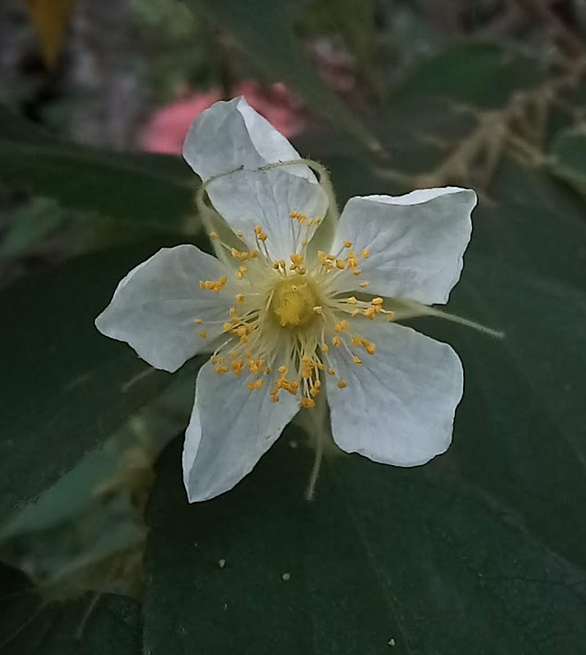
#> input picture imageprocessing/flower.png, 586 x 655 px
$ jupyter execute 09_histogram_equalization.ipynb
#> lines starting #> are read from the running program, lines starting #| are printed output that depends on the picture
[cell 1]
# import Opencv
import cv2

# import Numpy
import numpy as np

# read a image using imread
img = cv2.imread('flower.png', 0)
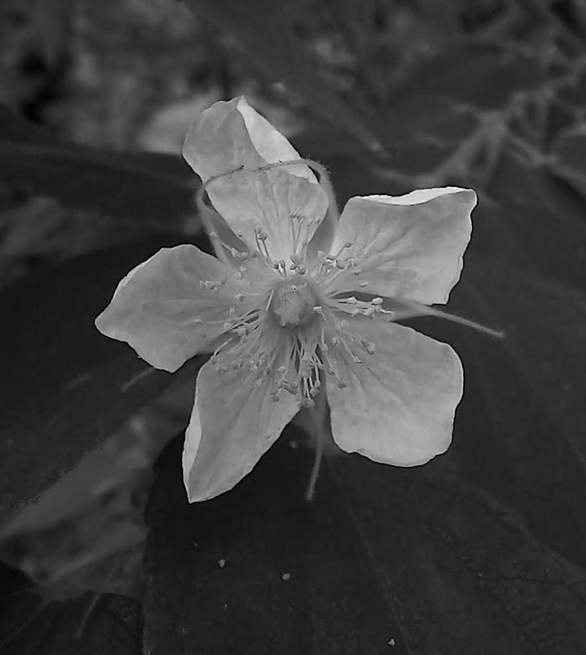
#> img: shape (655, 586); min 0, max 251, mean 64.4

# creating a Histograms Equalization
# of a image using cv2.equalizeHist()
equ = cv2.equalizeHist(img)
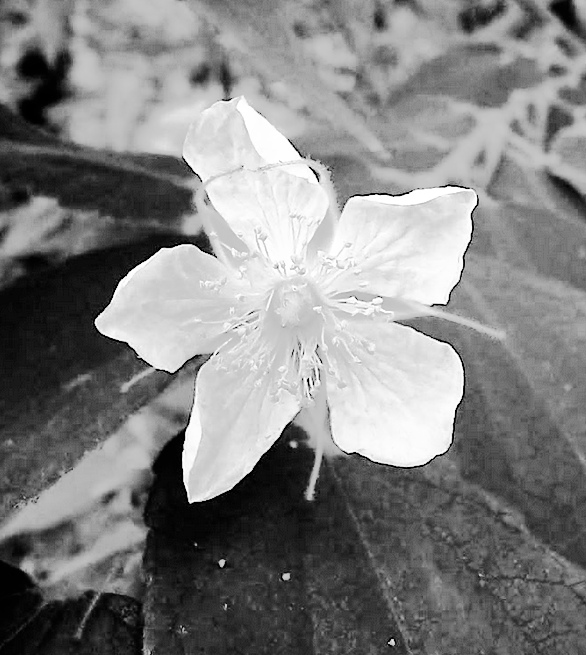
#> equ: shape (655, 586); min 0, max 255, mean 129.1

# stacking images side-by-side
res = np.hstack((img, equ))
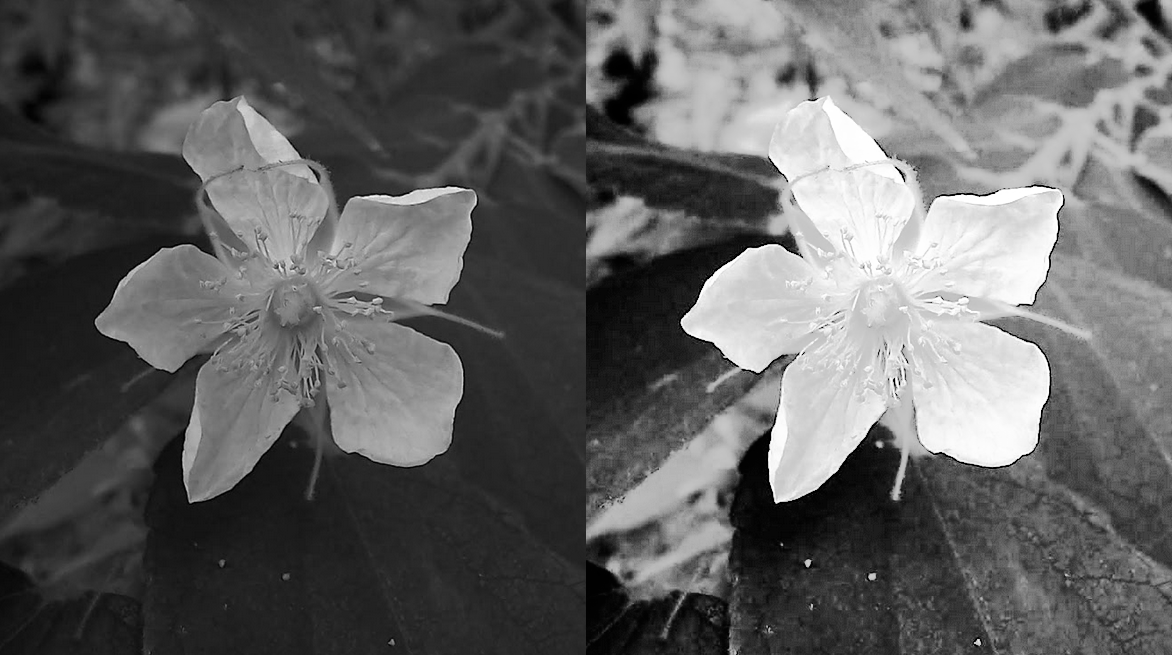
#> res: shape (655, 1172); min 0, max 255, mean 96.8

# show image input vs output
cv2.imshow('image', res)

cv2.waitKey(0)
cv2.destroyAllWindows()

$ run again, with imageprocessing/cat_damaged.png copied over imageprocessing/flower.png
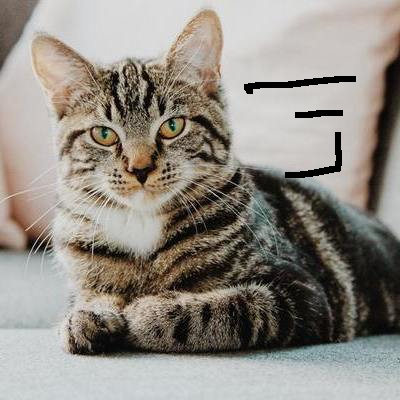
#> input picture imageprocessing/cat_damaged.png, 400 x 400 px
#> `equ = cv2.equalizeHist(img)`:
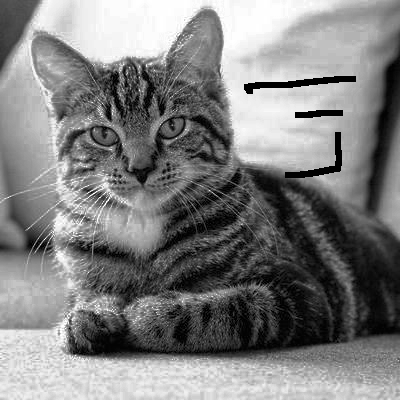
#> equ: shape (400, 400); min 0, max 255, mean 127
#> `res = np.hstack((img, equ))`:
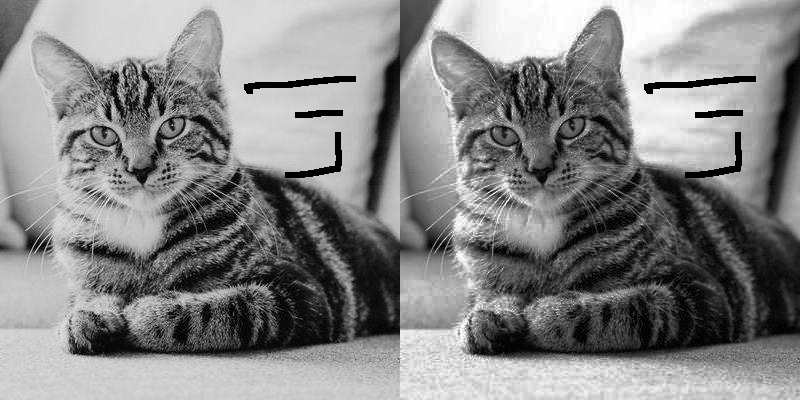
#> res: shape (400, 800); min 0, max 255, mean 133.5
